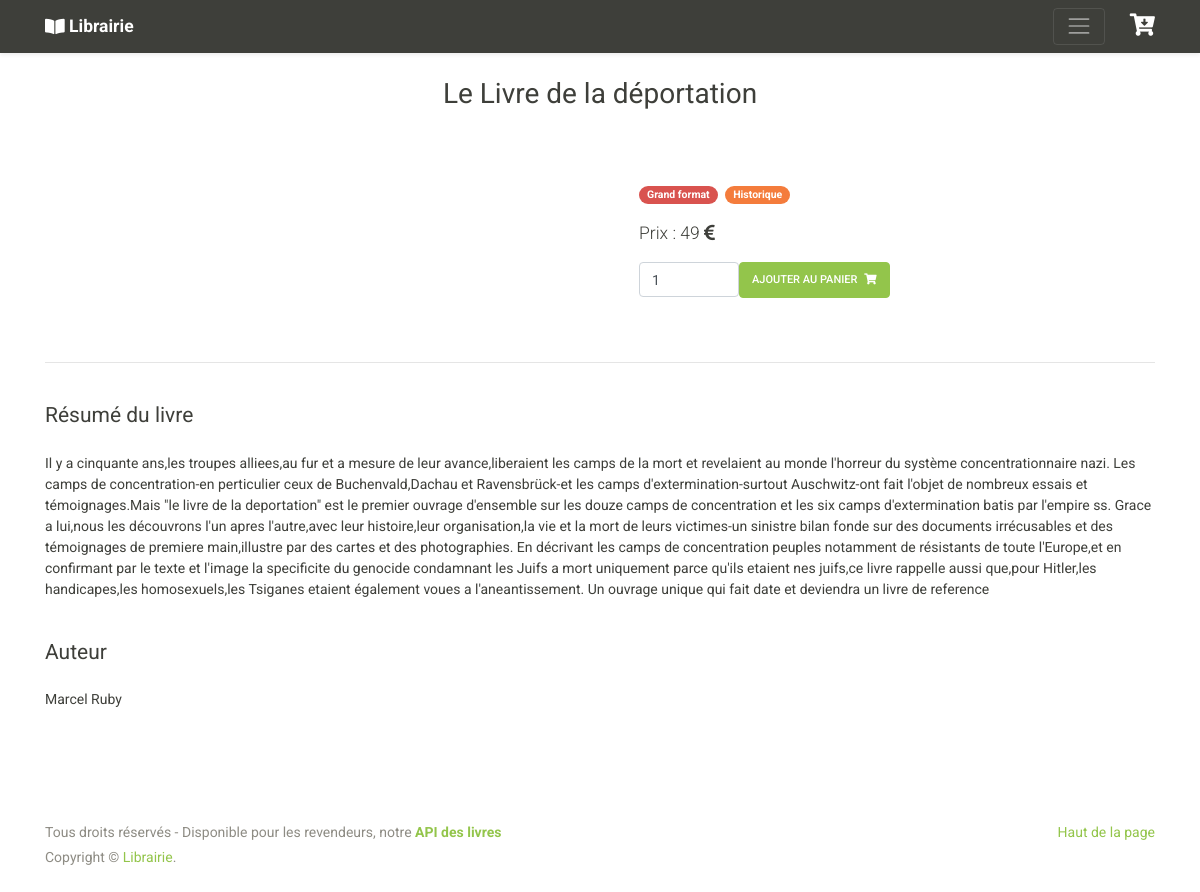
/product.php?id=2, run on the app's committed database.
### tables this page shows
CREATE TABLE `livres` (
  `id` int(11) NOT NULL,
  `titre` varchar(100) NOT NULL,
  `descriptif` longtext NOT NULL,
  `jaquette` text,
  `date` datetime NOT NULL DEFAULT CURRENT_TIMESTAMP,
  `genre` varchar(100) NOT NULL,
  `format` varchar(60) NOT NULL DEFAULT 'Grand format',
  `prix` int(11) NOT NULL
);

CREATE TABLE `auteurs` (
  `id` int(11) NOT NULL,
  `nom` varchar(100) NOT NULL,
  `sexe` varchar(20) NOT NULL,
  `date_naissance` datetime NOT NULL
);

### Classes/KernelSingleton.php (called while the page is built, shortened)
<?php
class KernelSingleton {
    private static $instance = null;
    public static function getInstance() {
        if (is_null(KernelSingleton::$instance)) {
            self::$instance = new static();
        }
        return self::$instance;
    }
}

### Classes/Kernel.php (called while the page is built, shortened)
<?php
class Kernel extends KernelSingleton {
    private $settings = [];
    private $connection = null;
    public function getConnection() {
        return $this->connection;
    }
    public function initConnection() {
        try {
            $pdoInstance = new PDO('mysql:host='.$this->getSettingsByKey('host').';dbname='.$this->getSettingsByKey('db'),
                $this->getSettingsByKey('username'), $this->getSettingsByKey('password'), [
                PDO::ATTR_ERRMODE => PDO::ERRMODE_EXCEPTION,
                PDO::ATTR_DEFAULT_FETCH_MODE => PDO::FETCH_OBJ
            ]);
            $pdoInstance->exec("SET CHARACTER SET utf8");
            $pdoInstance->exec("SET NAMES utf8");
            $this->connection = $pdoInstance;
        }
        catch(PDOException $e) {
            $message = "Erreur de base de données.";
            $this->addLogEvent($message);
            die("<h3>".$message."</h3>");
        }
    }
    public function getSettingsByKey($key) {
        return $this->settings->$key;
    }
    public function generateSettings() {
        $configContent = file_get_contents(Kernel::CONFIG_FILE);
        $this->settings = json_decode($configContent);
    }
    public function initLibrary() {
        $result = $this->getConnection()->query("SELECT * FROM livres ORDER BY id");
    }
    public function clean($valeur) {
        $valeur = addslashes($valeur);
        $valeur = strip_tags($valeur);
        $valeur = mb_convert_encoding($valeur, 'UTF-8');
        return $valeur;
    }
}

### Classes/Books.php (called while the page is built, shortened)
<?php
class Books {
    private $title;
    private $description;
    private $category;
    private $format;
    private $price;
    private $id;
    public static $allBooks = [];
    public function __construct($id, $title, $description, $jaquette, $date, $category, $format, $price) {
        $this->id = $id;
        $this->title = $title;
        $this->description = $description;
        $this->category = $category;
        $this->format = $format;
        $this->price = $price;
    }
    public function getTitle() {
        return $this->title;
    }
    public function getCategory() {
        return $this->category;
    }
    public function getDescription() {
        return $this->description;
    }
    public function getPrice() {
        return $this->price;
    }
    public function getAuthorById($id) {
        if (isset($id)) {
            $stmt = Kernel::getInstance()->getConnection()->prepare("SELECT nom as authName FROM auteurs INNER JOIN auteurs_livres ON auteurs.id = auteurs_livres.id_auteur WHERE auteurs_livres.id_livre = ?");
            $stmt->execute([$id]);
            if ($stmt->rowCount() >= 1) {
                $result = $stmt->fetch();
                return $result->authName;
            }
        }
        return "Auteur inconnu";
    }
    public function getId() {
        return $this->id;
    }
    public function getFormat() {
        return $this->format;
    }
    public static function getBookById($id) {
        foreach (self::$allBooks as $book) {
            if ($id == $book->getId()) {
                return $book;
            }
        }
        return null;
    }
}

### Classes/Core.php (called while the page is built)
<?php
class Core {
    public function initCore() {
        $kernel = Kernel::getInstance();
        $kernel->generateSettings();
        $kernel->initConnection();
        $kernel->initLibrary();
    }
}

### product.php (the view, shortened to what this page needs)
<?php
include "./templates/header.php";
include "./templates/menu.php";
if (isset($_GET['id'])) {
    $id = Kernel::getInstance()->clean($_GET['id']);
    $books = Books::getBookById($id);
} else {
    Kernel::getInstance()->addAlert("danger",
        "Erreur, produit introuvable.");
    header("Refresh: 2;url=index.php");
    exit();
}
if (!empty($id) && $books != null) {
    ?>
    <main class="pt-4 mb-5">
        <div class="container dark-grey-text">
            <h2 class=" mb-5 text-center"><?= $books->getTitle(); ?> </h2>
            <div class="mt-5 row wow fadeIn">
                <div class="col-md-6 mb-4 d-flex justify-content-center">
                </div>
                <div class="col-md-6 mb-4">
                    <div class="p-4">
                        <div class="mb-3">
                            <span class="badge badge-pill badge-danger mr-1 pt-1 pb-1 pl-2 pr-2"><?= $books->getFormat() ?></span>
                            <span class="badge badge-pill badge-warning mr-1 pt-1 pb-1 pl-2 pr-2"><?= $books->getCategory() ?></span>
                        </div>
                        <p class="lead">
                            <span>Prix : <?= $books->getPrice().' ' ?><i class="fas fa-euro-sign"></i></span>
                        </p>
                        <form class="d-flex justify-content-left" method="post" action="<?= "product.php?id=".$id."&action=add"; ?>">
                            <input name="book_count" type="number" value="1" aria-label="Search" class="form-control" min="1" style="width: 100px">
                            <button class="btn btn-success btn-md my-0 p" type="submit">Ajouter au panier
                                <i class="fas fa-shopping-cart ml-1"></i>
                            </button>
                        </form>
                    </div>
                </div>
            </div>
            <hr>
            <div class="row d-flex justify-content-center wow fadeIn">
                <div class="col-md-12 ">
                    <h4 class="my-4 h4">Résumé du livre</h4>
                    <p><?= $books->getDescription(); ?></p>
                </div>
            </div>
            <div class="row d-flex justify-content-center wow fadeIn">
                <div class="col-md-12 ">
                    <h4 class="my-4 h4">Auteur</h4>
                    <p><?= $books->getAuthorById($books->getId()) ?></p>
                </div>
            </div>
        </div>
    </main>
    <?php
}
include "./templates/footer.php";
?>

### Assets/css/app.css (style rules this page uses)
body, html { margin: 0; padding: 0; width: 100%; height: 100%; }

### data on the page
livres: titre "Le Livre de la déportation", format "Grand format", genre "Historique", prix "49", descriptif "Il y a cinquante ans,les troupes alliees,au fur et a mesure de leur avance,liberaient les camps de la mort et revelaient au monde l'horreur du système concentrationnaire nazi. Les camps de concentration-en perticulier ceux de Buchenvald,Dachau et Ravensbrück-et les camps d'extermination-surtout Auschwitz-ont fait l'objet de nombreux essais et témoignages.Mais \"le livre de la deportation\" est le premier ouvrage d'ensemble sur les douze camps de concentration et les six camps d'extermination batis par l'empire ss. Grace a lui,nous les découvrons l'un apres l'autre,avec leur histoire,leur organisation,la vie et la mort de leurs victimes-un sinistre bilan fonde sur des documents irrécusables et…", id.nom "Marcel Ruby"
